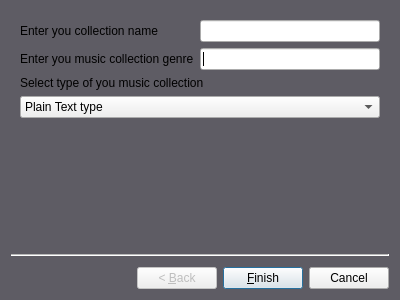
<?xml version="1.0" encoding="UTF-8"?>
<ui version="4.0">
 <class>MusicCollectionWizard</class>
 <widget class="QWizard" name="MusicCollectionWizard">
  <property name="geometry">
   <rect>
    <x>0</x>
    <y>0</y>
    <width>400</width>
    <height>300</height>
   </rect>
  </property>
  <property name="windowTitle">
   <string>Music Collection Wizard</string>
  </property>
  <property name="styleSheet">
   <string notr="true">QWizard{
	background-color:  rgb(94, 92, 100);
}</string>
  </property>
  <widget class="QWizardPage" name="mainPage">
   <layout class="QGridLayout" name="gridLayout">
    <item row="2" column="0" colspan="2">
     <widget class="QLabel" name="TypeofMusicCollection">
      <property name="text">
       <string>Select type of you music collection</string>
      </property>
     </widget>
    </item>
    <item row="0" column="0">
     <widget class="QLabel" name="CollectionName">
      <property name="text">
       <string>Enter you collection name</string>
      </property>
     </widget>
    </item>
    <item row="1" column="1">
     <widget class="QLineEdit" name="MusicCollectionGenreInput"/>
    </item>
    <item row="1" column="0">
     <widget class="QLabel" name="CollectionGenre">
      <property name="text">
       <string>Enter you music collection genre</string>
      </property>
     </widget>
    </item>
    <item row="0" column="1">
     <widget class="QLineEdit" name="CollectionNameInput"/>
    </item>
    <item row="3" column="0" colspan="2">
     <widget class="QComboBox" name="TypeofCollectionComboBox">
      <item>
       <property name="text">
        <string>Plain Text type</string>
       </property>
      </item>
      <item>
       <property name="text">
        <string>MultiMedia type</string>
       </property>
      </item>
     </widget>
    </item>
   </layout>
  </widget>
 </widget>
 <resources/>
 <connections/>
</ui>
